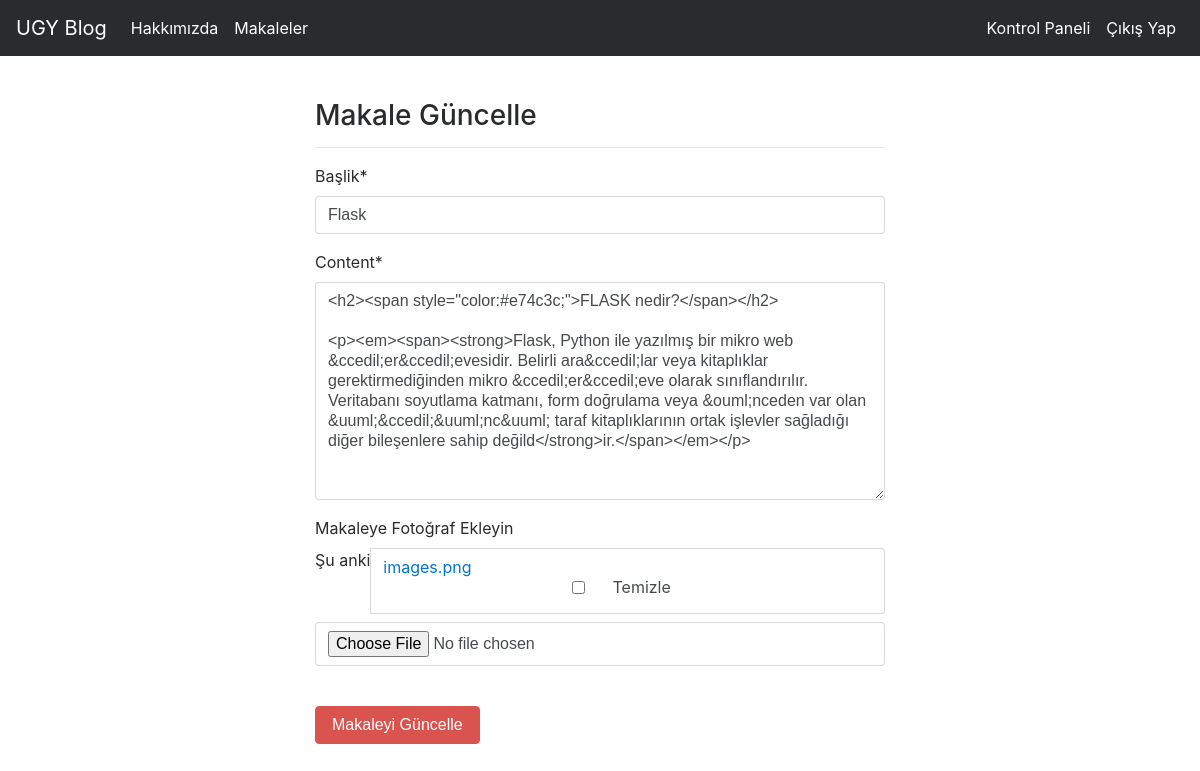
/articles/update/14 (signed in), run on the app's committed database.
### article/models.py (models this page shows, shortened)
class Article(models.Model):
    author = models.ForeignKey("auth.User", on_delete = models.CASCADE, verbose_name = 'Yazar') # auth.User tablosundan bir foreign key belirledik(tabloları ilişkilendirdik.)
    title = models.CharField(max_length = 50, verbose_name = 'Başlik') # başlık alanını uzunluğu maksimum 50 karakter olacak şekilde oluşturduk.
    content = RichTextField()
    created_date = models.DateTimeField(auto_now_add = True, verbose_name = 'Oluşturulma Tarihi') # makalenin oluşturulma tarihini o anın tarihine göre atayacak şekilde oluşturduk.
    article_image = models.FileField(blank = True, null = True, verbose_name = "Makaleye Fotoğraf Ekleyin")
    class Meta:
        ordering = ["-created_date"]

### article/views.py (the view)
# urls.py: path('update/<int:id>', views.updateArticle, name = 'update'),
@login_required(login_url = "user:login")
def updateArticle(request, id):
    article = get_object_or_404(Article, id = id)
    form = ArticleForm(request.POST or None, request.FILES or None, instance = article)
    if form.is_valid():
        article = form.save(commit = False)
        article.author = request.user
        article.save()
        messages.success(request, "Makale başarıyla güncellendi!")
        return redirect('article:dashboard')
    return render(request, "update.html", {"form": form})

### article/forms.py
class ArticleForm(forms.ModelForm):
    class Meta:
        model = Article
        fields = ['title', 'content', 'article_image']

### templates/update.html (shortened to what this page needs)
{% extends 'layout.html' %}
{% block body %}
{% load crispy_forms_tags %}
<div class="row">
    <div class="col-md-6 offset-md-3">
        <h3>Makale Güncelle</h3>
        <hr>
        <form method = "post" enctype="multipart/form-data">
            {{form|crispy}}
            <br>
            <button type = "submit" class = "btn btn-danger">Makaleyi Güncelle</button>
        </form>
    </div>
</div>
{% endblock body %}

### data on the page
Article: title "Flask", content "<h2><span style=\"color:#e74c3c;\">FLASK nedir?</span></h2> <p><em><span><strong>Flask, Python ile yazılmış bir mikro web &ccedil;er&ccedil;evesidir. Belirli ara&ccedil;lar veya kitaplıklar gerektirmediğinden mikro &ccedil;er&ccedil;eve olarak sınıflandırılır. Veritabanı soyutlama katmanı, form doğrulama veya &ouml;nceden var olan &uuml;&ccedil;&uuml;nc&uuml; taraf kitaplıklarının ortak işlevler sağladığı diğer bileşenlere sahip değild</strong>ir.</span></em></p>"
